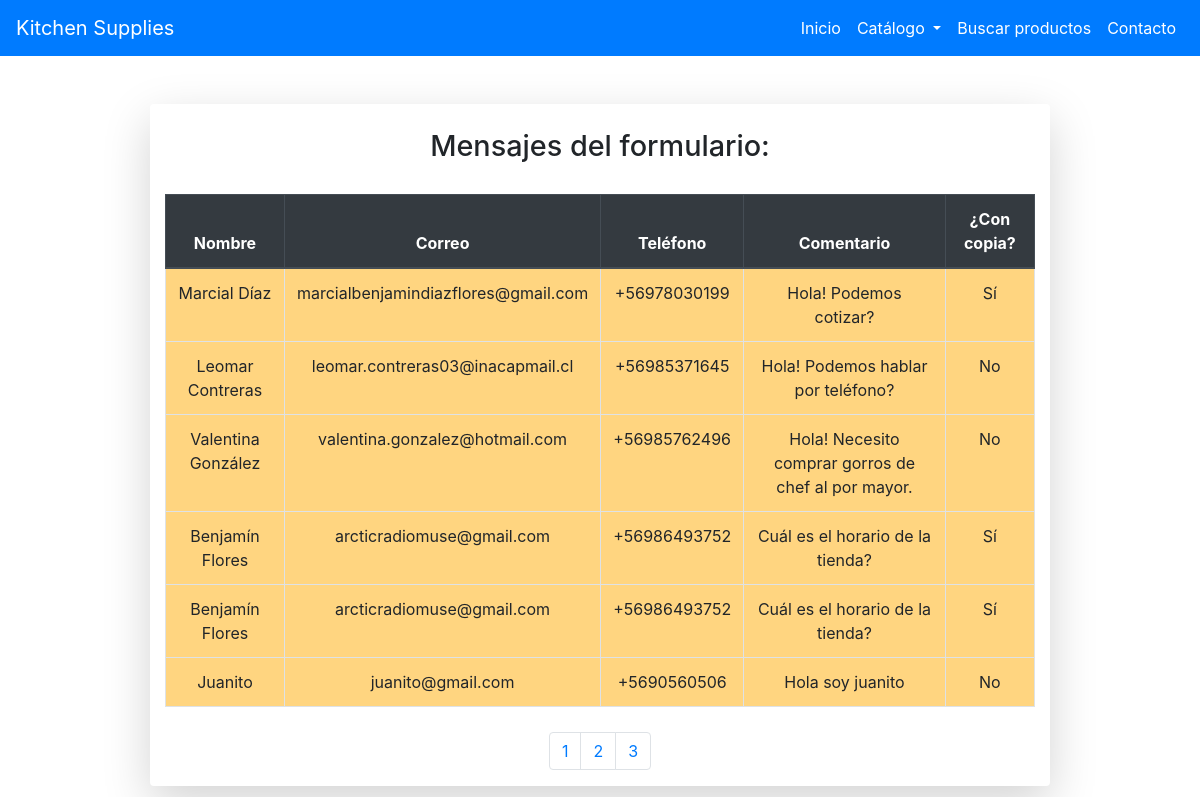
Screenshot of /mensajesFormulario/ with the database file from the repository.
### sprint2/models.py (models this page shows, shortened)
class MensajeContacto(models.Model):
    nombre = models.CharField(max_length=100)
    correo = models.EmailField(max_length=100)
    fono = models.CharField(max_length=100, blank=True, null=True)
    comentario = models.TextField()
    cc_ami = models.BooleanField(default=False)
    class Meta:
        verbose_name = "Mensaje de contacto"
        verbose_name_plural = "Mensajes de contacto"

### sprint2/views.py (the view)
# urls.py: path('mensajesFormulario/', views.MensajeContactoListView.as_view(), name="mensajesFormulario"),
class MensajeContactoListView(generic.ListView):
    model = MensajeContacto
    paginate_by = 6

### sprint2/templates/sprint2/mensajecontacto_list.html (shortened to what this page needs)
{% extends "sprint2/base.html" %}  {% block content %}
<div class="container-fluid">
  <div class="row justify-content-center text-center my-4">
    <div class="col-lg-9 shadow-lg rounded mb-5 mt-4">
      <h1 style="margin-bottom: 30px; margin-top: 25px; font-size: 180%">
        Mensajes del formulario:
      </h1>
      {% if mensajecontacto_list %}
      <table
        class="table table-bordered table-striped mx-auto mt-4"
        style="margin-bottom: 25px;"
      >
        <thead class="thead-dark">
          <tr>
            <th>Nombre</th>
            <th>Correo</th>
            <th>Teléfono</th>
            <th>Comentario</th>
            <th>¿Con copia?</th>
          </tr>
        </thead>
        {% for mensaje in mensajecontacto_list %}
        <tr>
          <td>{{ mensaje.nombre }}</td>
          <td>{{ mensaje.correo }}</td>
          <td>{{ mensaje.fono }}</td>
          <td>{{ mensaje.comentario }}</td>
          <td>{% if mensaje.cc_ami %} Sí {% else %} No {% endif %}</td>
        </tr>
        {% endfor %}
      </table>
      {% else %}
      <p>¡No hay mensajes registrados en la base de datos!</p>
      {% endif %}
      <div>{% include 'sprint2/paginator.html' %}</div>
    </div>
  </div>
</div>
{% endblock %}

### sprint2/templates/sprint2/base.html (style rules this page uses)
body { background-image: url("https://img.freepik.com/free-photo/abstract-pastel-blue-paint-brushstroke-textured-background_53876-108403.jpg?w=740&t=st=1682004679~exp=1682005279~hmac=c8eaf54329082a4ccc08bbda282186da5b9c5702f9fdf856f13b95622b970cff"); background-repeat: repeat; }

### sprint2/templates/sprint2/mensajecontacto_list.html (style rules this page uses)
.table td { background-color: #FFD580; }

### rows the page displays
MensajeContacto: nombre "Marcial Díaz", correo "marcialbenjamindiazflores@gmail.com", fono "+56978030199", comentario "Hola! Podemos cotizar?", cc_ami "Sí"
MensajeContacto: nombre "Leomar Contreras", correo "leomar.contreras03@inacapmail.cl", fono "+56985371645", comentario "Hola! Podemos hablar por teléfono?", cc_ami "No"
MensajeContacto: nombre "Valentina González", correo "valentina.gonzalez@hotmail.com", fono "+56985762496", comentario "Hola! Necesito comprar gorros de chef al por mayor.", cc_ami "No"
MensajeContacto: nombre "Benjamín Flores", correo "arcticradiomuse@gmail.com", fono "+56986493752", comentario "Cuál es el horario de la tienda?", cc_ami "Sí"
MensajeContacto: nombre "Benjamín Flores", correo "arcticradiomuse@gmail.com", fono "+56986493752", comentario "Cuál es el horario de la tienda?", cc_ami "Sí"
MensajeContacto: nombre "Juanito", correo "juanito@gmail.com", fono "+5690560506", comentario "Hola soy juanito", cc_ami "No"

### other values shown
{{ page }} "1" "2" "3"
